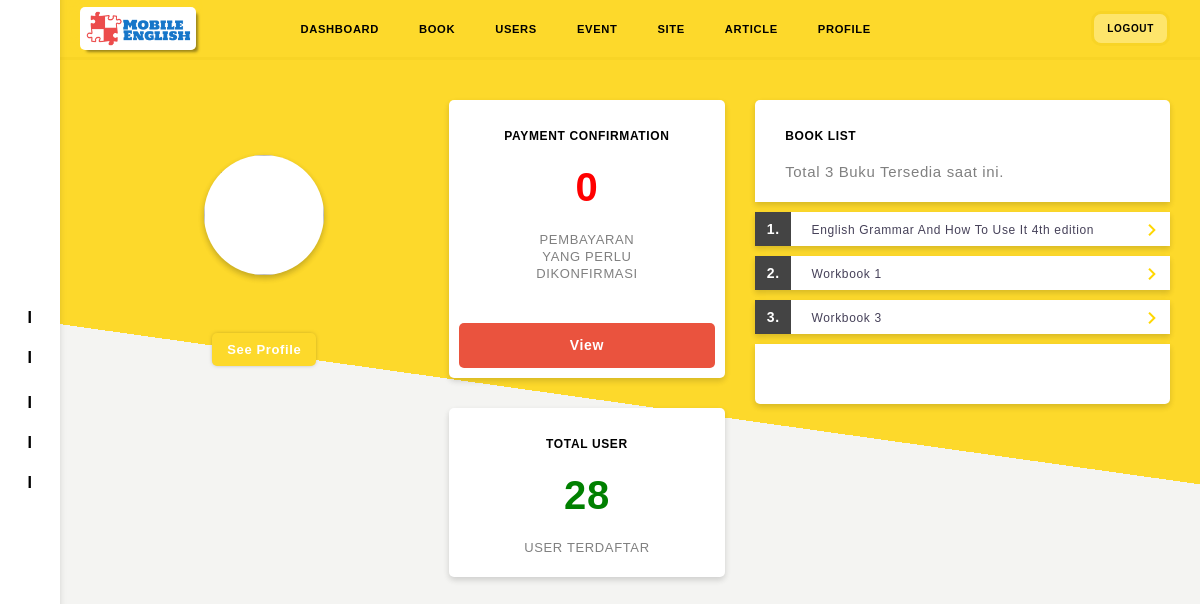
The page /office/start.php on the database its author committed.
### tables this page shows
CREATE TABLE `book` (
  `book_id` int(11) NOT NULL,
  `book_num` int(100) NOT NULL,
  `cover_img` varchar(200) NOT NULL,
  `name` varchar(200) NOT NULL,
  `harga` varchar(250) NOT NULL,
  `sinop` text NOT NULL
);

### office/controller/auth.php (called while the page is built, shortened)
<?php
class Auth {
	function executeNotRow($sql){
		require "config/database.php";
		$execute = $db->query($sql);
		return $execute;
	}
	function getAdminById($id){
		require "config/database.php";
		$sql = "SELECT * FROM user_section_admin WHERE admin_id = '$id'";
		$execute = $db->query($sql);
		$row = $execute->fetch_assoc();
		return $row;
	}
}
?>

### office/main.php (the view, shortened to what this page needs)
<main id="main" class="main-wrapper">
	<?php include 'header.php'; ?>
	<section class="content">
		<div class="profile">
			<div class="profile-image">
				<img src="assets/profile_img/<?php echo $admin_data["foto"];?>">
			</div>
			<a href="profile.php">See Profile</a>
		</div>
		<div class="analytic">
			<?php
				$data = $auth->executeNotRow("SELECT * FROM user_payment WHERE status = 1");
				$count_payment_data = mysqli_num_rows($data);
				$data = $auth->executeNotRow("SELECT * FROM users");
				$count_users_data = mysqli_num_rows($data);
			?>
			<div class="box">
				<h4>Payment Confirmation</h4>
				<p class="count"><?php echo $count_payment_data; ?></p>
				<p class="text">Pembayaran yang perlu dikonfirmasi</p>
				<a class="button" href="payment.php">View</a>
			</div>
			<div class="box">
				<h4>Total User</h4>
				<p style="color: green" class="count"><?php echo $count_users_data; ?></p>
				<p class="text">User Terdaftar</p>
			</div>
		</div>
		<div class="book-list">
			<?php
				$data = $auth->executeNotRow("SELECT * FROM book");
				$count_book_data = mysqli_num_rows($data);
				$i = 1;
			?>
			<div class="list-head">
				<h4>Book List</h4>
				<p class="text">Total <?php echo " " . $count_book_data . " " ?> Buku Tersedia saat ini.</p>
			</div>
			<?php
			while ($book_data = $data->fetch_assoc()) {
			?>
			<div class="list-item">
				<div class="num"><?php echo $i++ ?>. </div>
				<a href="book_detail.php?book_ref=<?php echo $book_data['book_id'];?>"><?php echo $book_data["name"]; ?></a>
				<div class="arrow"><i class="material-icons">keyboard_arrow_right</i></div>
			</div>
			<?php
				}
			?>
			<div class="list-footer"></div>
		</div>
	</section>
</main>

### office/assets/css/desktop-style.css (style rules this page uses)
* { box-shadow: var(--box-x, 0) var(--box-y, 0) var(--box-blur) var(--box-scale, 0) var(--box-color, transparent); }
body { font-family: 'Helvetica'; background-color: white; }
a { text-decoration: none; color: inherit; }
form h1, h3, div, label, input { width: 100%; }
.main-wrapper { width: 100%; height: 100vh; position: relative; padding-left: 60px; background-image: linear-gradient( 8deg, rgba(0,0,0,0) 50%, #FDD92B 50%); }
.content { width: 100%; padding: 40px 30px 30px 20px; display: flex; justify-content: space-between; }
.content .profile { width: 80%; padding: 5% 0; display: flex; text-align: center; flex-direction: column; align-items: center; }
.content .profile .profile-image { width: 120px; height: 120px; border-radius: 60px; background-color: white; margin-bottom: 5%; overflow: hidden; box-shadow: 0 3px 6px rgba(0,0,0,0.10), 0 3px 6px rgba(0,0,0,0.15); }
.content .profile .profile-image img { width: 100%; }
.content .profile a { width: auto; height: initial; padding: 10px 15px; text-decoration: none; color: white; font-weight: bold; box-shadow: 0 0 5px -2px rgba(0,0,0,.5); font-size: 13px; background-color: #FDD92B; border-radius: 5px; }
.content .analytic { width: 60%; }
.content .analytic .button { text-align: center; }
.content .analytic .box { background-color: white; border-radius: 5px; padding: 30px 10px 10px 10px; display: flex; margin-bottom: 30px; flex-direction: column; align-items: center; box-shadow: 0 3px 6px rgba(0,0,0,0.06), 0 3px 6px rgba(0,0,0,0.1); }
.content .box h4 { font-weight: bold; font-size: 12px; text-transform: uppercase; margin-bottom: 20px; }
.content .box .count { height: 50px; line-height: 50px; color: red; margin-bottom: 20px; font-weight: bold; font-size: 40px; text-align: center; }
.content .box .text { width: 50%; text-align: center; font-size: 13px; color: gray; margin-bottom: 10px; line-height: 1.3; text-transform: uppercase; }
.content .box .button { width: 100%; height: 45px; margin-top: 30px; justify-content: center; line-height: 45px; background-color: #EA533E; border-radius: 5px; color: white; font-weight: bold; font-size: 14px; transition: .15s ease-in-out; }
.main-wrapper .content .book-list { width: 90%; border-radius: 10px; display: flex; margin-bottom: 30px; margin-left: 30px; flex-direction: column; align-items: center; }
.book-list .list-head { box-shadow: 0 3px 6px rgba(0,0,0,0.06), 0 3px 6px rgba(0,0,0,0.1); padding: 30px 30px 20px 30px; border-radius: 5px 5px 0 0; background-color: white; }
.content .book-list h4 { width: 100%; text-align: left; font-weight: bold; font-size: 12px; padding-bottom: 10px; text-transform: uppercase; margin-bottom: 10px; }
.content .book-list .text { width: 100%; text-align: left; font-size: 15px; color: gray; line-height: 1.3; }
.content .book-list .list-item { display: flex; height: 34px; overflow: hidden; margin-top: 10px; box-shadow: 0 3px 6px rgba(0,0,0,0.06), 0 3px 6px rgba(0,0,0,0.1); background-color: white; }
.content .book-list .list-item .num { width: 40px; height: 40px; text-align: center; line-height: 35px; font-weight: bold; color: white; background-color: #444; font-size: 14px; }
.content .book-list .list-item a { width: 90%; height: 40px; flex-grow: 1; overflow: hidden; padding: 0 20px; color: #464159; text-decoration: none; line-height: 37px; font-size: 12px; }
.book-list .list-item .arrow { width: 40px; height: 40px; line-height: 50px; color: gold; text-align: center; }
.book-list .list-footer { background-color: white; padding: 30px; border-radius: 0 0 5px 5px; margin-top: 10px; box-shadow: 0 3px 6px rgba(0,0,0,0.06), 0 3px 6px rgba(0,0,0,0.1); }
img { height: 100%; }

### rows shown on the page
book: name "English Grammar And How To Use It 4th edition"
book: name "Workbook 1"
book: name "Workbook 3"

### other values the page prints
$count_payment_data "0"
$count_users_data "28"
$count_book_data "3"
